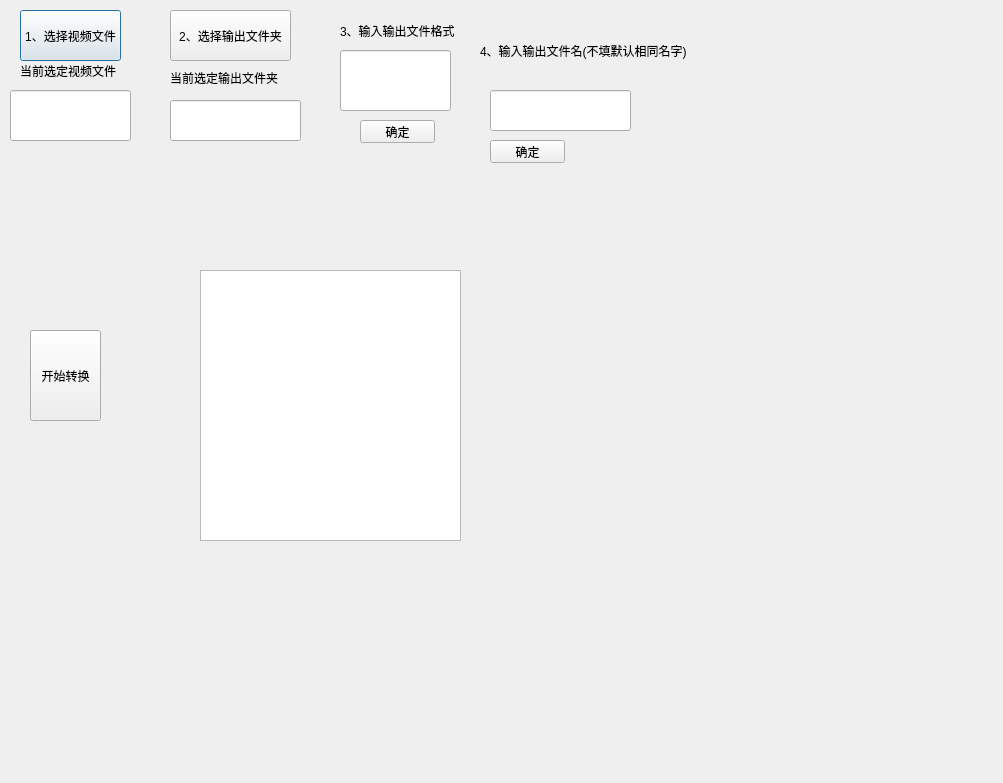
<?xml version="1.0" encoding="UTF-8"?>
<ui version="4.0">
 <class>VideoTypeTransform_win</class>
 <widget class="QDialog" name="VideoTypeTransform_win">
  <property name="geometry">
   <rect>
    <x>0</x>
    <y>0</y>
    <width>1003</width>
    <height>783</height>
   </rect>
  </property>
  <property name="windowTitle">
   <string>Dialog</string>
  </property>
  <widget class="QPushButton" name="step_1_button">
   <property name="geometry">
    <rect>
     <x>20</x>
     <y>10</y>
     <width>101</width>
     <height>51</height>
    </rect>
   </property>
   <property name="text">
    <string>1、选择视频文件</string>
   </property>
  </widget>
  <widget class="QLabel" name="step_1_label">
   <property name="geometry">
    <rect>
     <x>20</x>
     <y>60</y>
     <width>101</width>
     <height>21</height>
    </rect>
   </property>
   <property name="text">
    <string>当前选定视频文件</string>
   </property>
  </widget>
  <widget class="QLineEdit" name="step_1_line">
   <property name="geometry">
    <rect>
     <x>10</x>
     <y>90</y>
     <width>121</width>
     <height>51</height>
    </rect>
   </property>
   <property name="readOnly">
    <bool>true</bool>
   </property>
  </widget>
  <widget class="QPushButton" name="step_2_button">
   <property name="geometry">
    <rect>
     <x>170</x>
     <y>10</y>
     <width>121</width>
     <height>51</height>
    </rect>
   </property>
   <property name="text">
    <string>2、选择输出文件夹</string>
   </property>
  </widget>
  <widget class="QLabel" name="step_2_label">
   <property name="geometry">
    <rect>
     <x>170</x>
     <y>70</y>
     <width>111</width>
     <height>16</height>
    </rect>
   </property>
   <property name="text">
    <string>当前选定输出文件夹</string>
   </property>
  </widget>
  <widget class="QLineEdit" name="step_2_line">
   <property name="geometry">
    <rect>
     <x>170</x>
     <y>100</y>
     <width>131</width>
     <height>41</height>
    </rect>
   </property>
   <property name="readOnly">
    <bool>true</bool>
   </property>
   <property name="clearButtonEnabled">
    <bool>false</bool>
   </property>
  </widget>
  <widget class="QLabel" name="step_3_label">
   <property name="geometry">
    <rect>
     <x>340</x>
     <y>10</y>
     <width>121</width>
     <height>41</height>
    </rect>
   </property>
   <property name="text">
    <string>3、输入输出文件格式</string>
   </property>
  </widget>
  <widget class="QLineEdit" name="step_4_line">
   <property name="geometry">
    <rect>
     <x>490</x>
     <y>90</y>
     <width>141</width>
     <height>41</height>
    </rect>
   </property>
  </widget>
  <widget class="QLabel" name="step_4_label">
   <property name="geometry">
    <rect>
     <x>480</x>
     <y>30</y>
     <width>231</width>
     <height>41</height>
    </rect>
   </property>
   <property name="text">
    <string>4、输入输出文件名(不填默认相同名字)</string>
   </property>
  </widget>
  <widget class="QPushButton" name="step_4_button">
   <property name="geometry">
    <rect>
     <x>490</x>
     <y>140</y>
     <width>75</width>
     <height>23</height>
    </rect>
   </property>
   <property name="text">
    <string>确定</string>
   </property>
  </widget>
  <widget class="QPushButton" name="step_5_button">
   <property name="geometry">
    <rect>
     <x>30</x>
     <y>330</y>
     <width>71</width>
     <height>91</height>
    </rect>
   </property>
   <property name="text">
    <string>开始转换</string>
   </property>
  </widget>
  <widget class="QTextEdit" name="textEdit">
   <property name="geometry">
    <rect>
     <x>200</x>
     <y>270</y>
     <width>261</width>
     <height>271</height>
    </rect>
   </property>
  </widget>
  <widget class="QLineEdit" name="step_3_line">
   <property name="geometry">
    <rect>
     <x>340</x>
     <y>50</y>
     <width>111</width>
     <height>61</height>
    </rect>
   </property>
  </widget>
  <widget class="QPushButton" name="step_3_button">
   <property name="geometry">
    <rect>
     <x>360</x>
     <y>120</y>
     <width>75</width>
     <height>23</height>
    </rect>
   </property>
   <property name="text">
    <string>确定</string>
   </property>
  </widget>
 </widget>
 <resources/>
 <connections/>
</ui>
